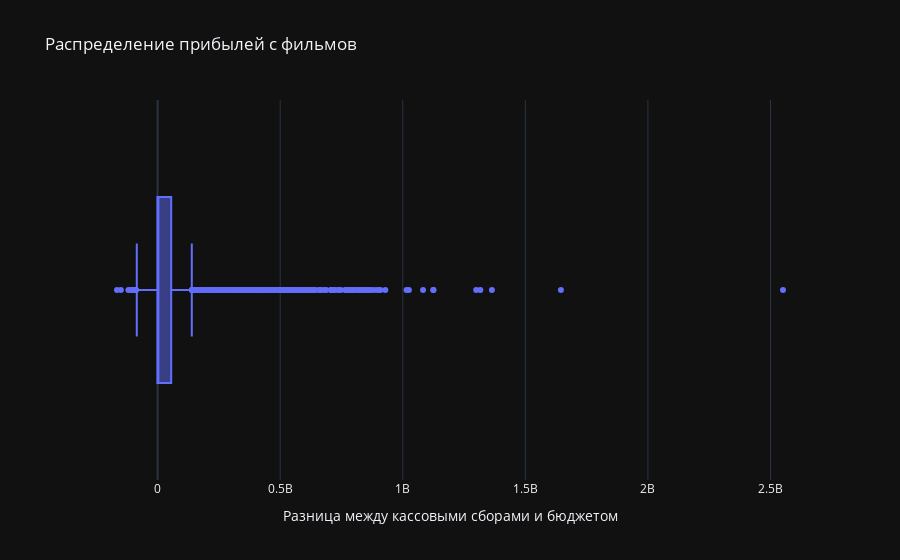

Source (notebook cell):
### Code cell
px.box(x=movies_df['revenue'] - movies_df['budget'], title='Распределение прибылей с фильмов', labels={'x': 'Разница между кассовыми сборами и бюджетом'})

### Figure 1 — Plotly figure (JSON) as saved in the notebook; plotly's stock layout.template omitted (floating-point values rounded to 4 significant figures; data arrays with more than 128 entries replaced by an {"elided": "..."} marker saying what was removed)
{"data": [{"alignmentgroup": "True", "hovertemplate": "Разница между кассовыми сборами и бюджетом=%{x}<extra></extra>", "legendgroup": "", "marker": {"color": "#636efa"}, "name": "", "notched": false, "offsetgroup": "", "orientation": "h", "showlegend": false, "x": {"elided": "4803 int values"}, "x0": " ", "xaxis": "x", "y0": " ", "yaxis": "y", "type": "box"}], "layout": {"xaxis": {"anchor": "y", "domain": [0.0, 1.0], "title": {"text": "Разница между кассовыми сборами и бюджетом"}}, "yaxis": {"anchor": "x", "domain": [0.0, 1.0]}, "legend": {"tracegroupgap": 0}, "title": {"text": "Распределение прибылей с фильмов"}, "boxmode": "group"}}
